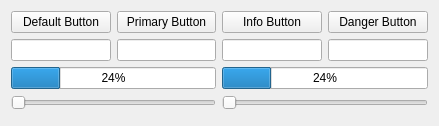
<?xml version="1.0" encoding="UTF-8"?>
<ui version="4.0">
 <class>frmMain</class>
 <widget class="QWidget" name="frmMain">
  <property name="geometry">
   <rect>
    <x>0</x>
    <y>0</y>
    <width>439</width>
    <height>126</height>
   </rect>
  </property>
  <property name="styleSheet">
   <string notr="true"/>
  </property>
  <layout class="QGridLayout" name="gridLayout">
   <item row="0" column="0">
    <widget class="QPushButton" name="btn1">
     <property name="styleSheet">
      <string notr="true"/>
     </property>
     <property name="text">
      <string>Default Button</string>
     </property>
    </widget>
   </item>
   <item row="0" column="1">
    <widget class="QPushButton" name="btn2">
     <property name="styleSheet">
      <string notr="true"/>
     </property>
     <property name="text">
      <string>Primary Button</string>
     </property>
    </widget>
   </item>
   <item row="0" column="2">
    <widget class="QPushButton" name="btn3">
     <property name="styleSheet">
      <string notr="true"/>
     </property>
     <property name="text">
      <string>Info Button</string>
     </property>
    </widget>
   </item>
   <item row="0" column="3">
    <widget class="QPushButton" name="btn4">
     <property name="styleSheet">
      <string notr="true"/>
     </property>
     <property name="text">
      <string>Danger Button</string>
     </property>
    </widget>
   </item>
   <item row="1" column="0">
    <widget class="QLineEdit" name="txt1"/>
   </item>
   <item row="1" column="1">
    <widget class="QLineEdit" name="txt2"/>
   </item>
   <item row="1" column="2">
    <widget class="QLineEdit" name="txt3"/>
   </item>
   <item row="1" column="3">
    <widget class="QLineEdit" name="txt4"/>
   </item>
   <item row="3" column="0" colspan="2">
    <widget class="QSlider" name="slider1">
     <property name="orientation">
      <enum>Qt::Horizontal</enum>
     </property>
    </widget>
   </item>
   <item row="4" column="0">
    <spacer name="verticalSpacer">
     <property name="orientation">
      <enum>Qt::Vertical</enum>
     </property>
     <property name="sizeHint" stdset="0">
      <size>
       <width>20</width>
       <height>40</height>
      </size>
     </property>
    </spacer>
   </item>
   <item row="2" column="0" colspan="2">
    <widget class="QProgressBar" name="bar1">
     <property name="value">
      <number>24</number>
     </property>
    </widget>
   </item>
   <item row="2" column="2" colspan="2">
    <widget class="QProgressBar" name="bar2">
     <property name="value">
      <number>24</number>
     </property>
    </widget>
   </item>
   <item row="3" column="2" colspan="2">
    <widget class="QSlider" name="slider2">
     <property name="orientation">
      <enum>Qt::Horizontal</enum>
     </property>
    </widget>
   </item>
  </layout>
 </widget>
 <layoutdefault spacing="6" margin="11"/>
 <resources/>
 <connections/>
</ui>
